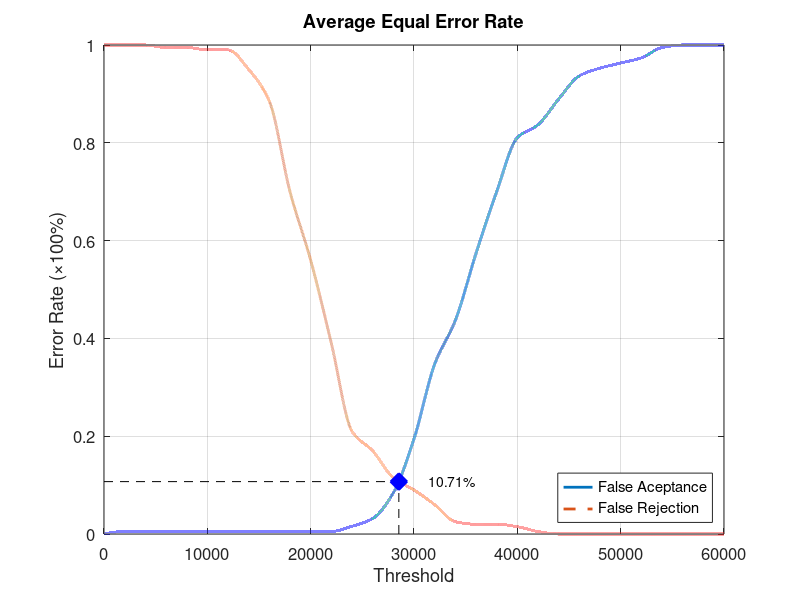
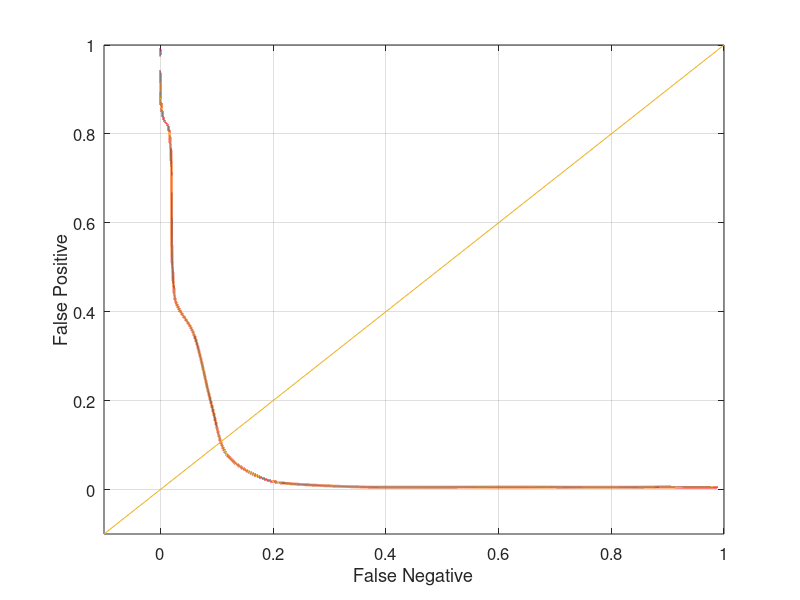

The MATLAB source for these figures, in order:
function yEER = Database3_2
close all;
clear;
clc;
x = 0:2000:60000;
xq = 0:0.5:60000;

y0 = [0 0.00526316 0.00526316 0.00526316 0.00526316 0.00526316 0.00526316 0.00526316 0.00526316 0.00526316 0.00526316 0.00526316 0.0157895 0.0315789 0.0842105 0.194737 0.347368 0.436842 0.573684 0.7 0.810526 0.836842 0.889474 0.936842 0.952632 0.963158 0.973684 0.994737 1 1 1];
yy0 = interp1(x, y0, xq, 'pchip');
y1 = [1 1 1 0.995 0.995 0.99 0.99 0.95 0.885 0.7 0.56 0.39 0.21 0.17 0.115 0.09 0.06 0.025 0.02 0.02 0.015 0.005 0 0 0 0 0 0 0 0 0];
yy1 = interp1(x, y1, xq, 'pchip');

% Calculating EER: 
y2 = abs(y0 - y1);
find(y2 == min(y2))
yy2 = abs(yy0 - yy1);
xEER = find(yy2 == min(yy2));
xEERIndex = xq(xEER) % X-axis EER
yEER = yy0(xEER) % Y-axis EER

main = figure
plot(xq, yy0,'-','LineWidth', 2);	hold on
plot(xq, yy1,'--','LineWidth', 2);	hold on
plot([xEERIndex xEERIndex], [0 yEER], 'k--');	hold on
plot([0 xEERIndex], [yEER yEER], 'k--');	hold on
plot(xEERIndex, yEER, 'bx', 'LineWidth', 10);	hold on
text(xEERIndex + 10 * xEERIndex / 100, yEER, [num2str(round((10000 * yEER)) / 100) '%'])
legend('False Aceptance', 'False Rejection', 'Location', 'SouthEast')
xlabel('Threshold')
ylabel('Error Rate (\times100%)')
title('Average Equal Error Rate')
set(gca, 'FontSize', 12)
axis([0 60000 0 1])
grid on

print(main, 'Database3_2Main', '-dpng');
FNRxFPR = figure('Color', [1 1 1]);
plot(yy1, yy0, '-', yy1, yy0, 'LineWidth', 2);
hold on
y = -0.1:0.1:1
plot(y, y); 
set(gca, 'FontSize', 12)
xlabel('False Negative')
ylabel('False Positive')
axis([-0.1 1 -0.1 1])
set(gca, 'FontSize', 12)
grid on

print(FNRxFPR, 'Database3_2FNRxFPR','-dpng');
end
